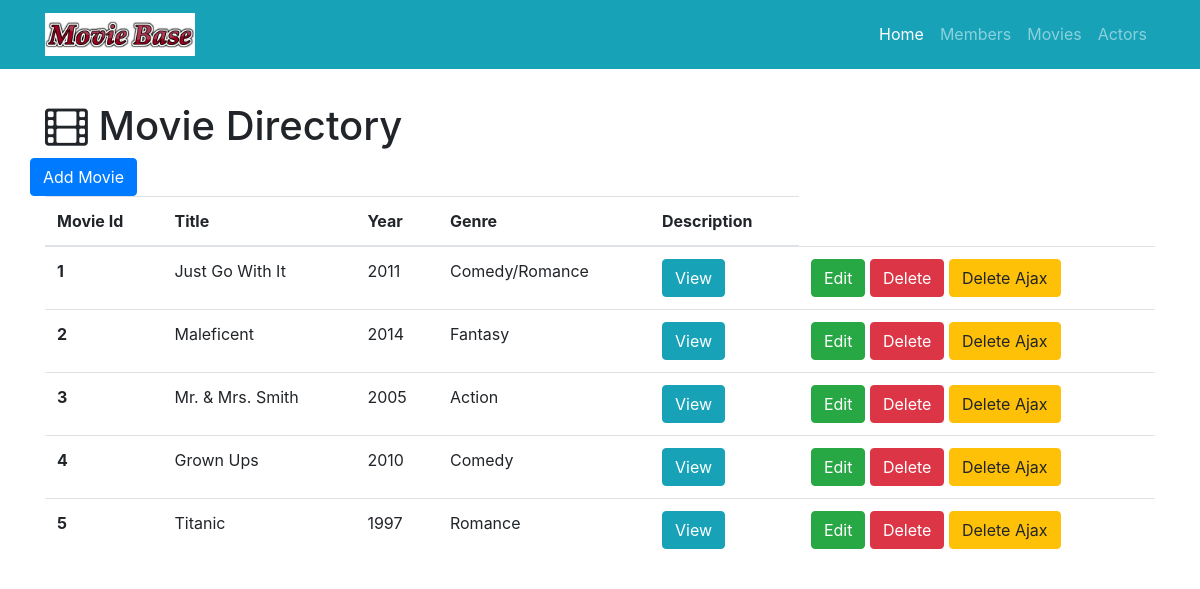
Before: /movies with the older database file.
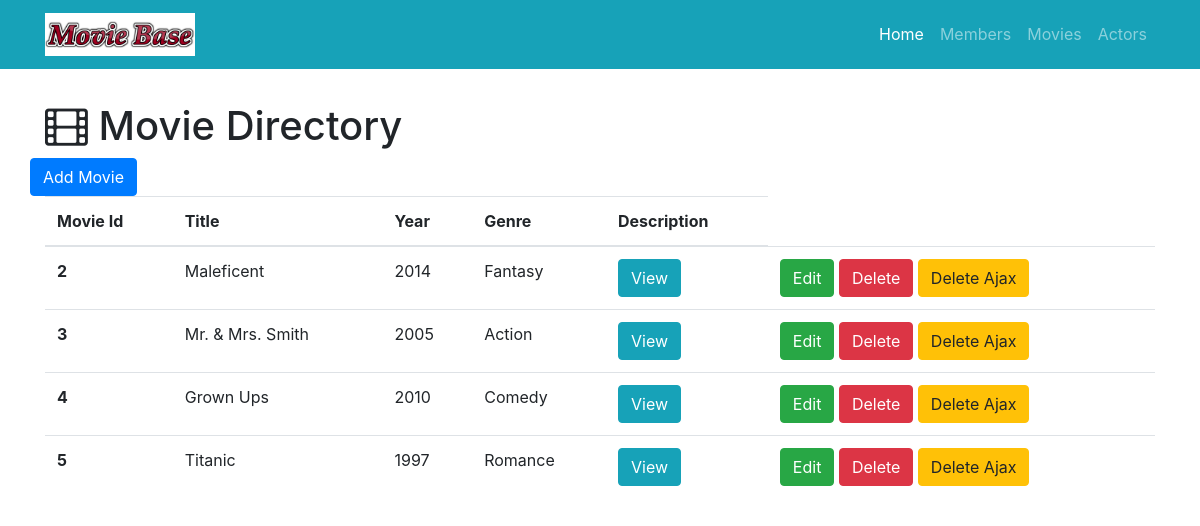
After: the same page with the newer database file.
### project.py (models this page shows)
class Movie(db.Model):
    __tablename__ = 'movies'
    id = db.Column(db.Integer, primary_key=True)
    title = db.Column(db.String(256))
    year = db.Column(db.Integer)
    genre = db.Column(db.String(64))
    description = db.Column(db.String(256))
    actors = db.relationship('Actor', backref='movie', cascade="delete")

### project.py (the view)
@app.route('/movies')
def show_all_movies():
    movies = Movie.query.all()
    return render_template('movies-all.html', movies = movies)

### templates/movies-all.html (shortened to what this page needs)
{% extends "home-base.html" %}
{% block head %}
  {{super()}}
{% endblock %}
{% block page_content %}
<div class="container">
   <h1 class="mt-5"><i class="fa fa-film" aria-hidden="true"></i> Movie Directory</h1>
   <div class="row bottom-margin">
     <a href="/movie/add" class="btn btn-primary" role="button" aria-disabeled="true">Add Movie</a>
   </div>
{% if movies %}
<table class="table">
  <thead>
    <tr>
      <th>Movie Id</th>
      <th>Title</th>
        <th>Year</th>
        <th>Genre</th>
      <th>Description</th>
    </tr>
  </thead>
  <tbody>
  {% for movie in movies %}
  <tr>
    <th scope="row">{{movie.id}}</th>
        <td>{{movie.title}}</td>
        <td>{{movie.year}}</td>
        <td>{{movie.genre}}</td>
        <td>
         <button type="button" class="btn btn-info" data-toggle="modal" data-target="#{{movie.id}}">
               View
             </button>
       </td>
       <td>
          <a href="/movie/edit/{{movie.id}}" class ="btn btn-success" role="button" aria-disabled="true"> Edit</a>
         <a href="/movie/delete/{{movie.id}}" class ="btn btn-danger" role="button" aria-disabled="true"> Delete</a>
        <button class="btn btn-warning delete_ajax_btn" role="button" data-movie-id="{{movie.id}}">Delete Ajax</button>
      </td>
  </tr>
   {% endfor %}
 </tbody>
</table>
{% else %}
  <h3>There are no movies in the directory yet.</h3>
{% endif %}
</div>
{% endblock %}

Changed rows visible on the page:
removed Movie: id "1", title "Just Go With It", year "2011", genre "Comedy/Romance"
